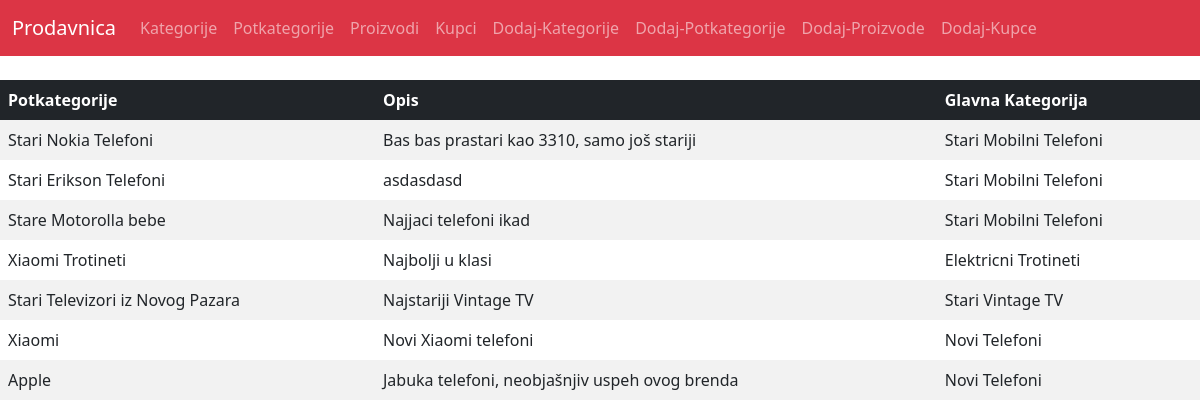
Screenshot of /potkategorije/ with the database file from the repository.
### shop_cms/models.py (models this page shows, shortened)
class Potkategorije(models.Model):
    naziv_potkategorije = models.CharField(max_length=200)
    opis = models.TextField(max_length=4000)
    veza = models.ForeignKey('Kategorije', on_delete=models.SET_NULL, null=True)
    class Meta:
        verbose_name_plural = "Potkategorije"

class Kategorije(models.Model):
    naziv_kategorije = models.CharField(max_length=200)
    def __str__(self):
        return self.naziv_kategorije
    class Meta:
        verbose_name_plural = "Kategorije"#ne bi li u admin panelu pisalo Kategorijes

### shop_cms/views.py (the view)
# urls.py: path('potkategorije/', views.PotkategorijeListView.as_view(), name = 'Potkategorije'),
class PotkategorijeListView(generic.ListView):
    model = Potkategorije

### shop_cms/templates/shop_cms/potkategorije_list.html
{% extends 'base.html' %}
{% block sadrzaj %}
<table class = "table table-striped table-borderless">
    <thead class = "table-dark">
        <tr>
            <th scope="col">Potkategorije</th>
            <th scope="col">Opis</th>
            <th scope="col">Glavna Kategorija</th>
        </tr>
    </thead>
<tbody>
{% for stranica in potkategorije_list %}
<tr>
<td>{{ stranica.naziv_potkategorije }}</td>
<td>{{ stranica.opis }}</td>
<td>{{ stranica.veza }}</td>
</tr>
{% endfor %}
</tbody>
</table>
{% endblock %}

### shop_cms/templates/base.html (shortened to what this page needs)
<!doctype html>
<html lang="en">
  <head>
    <link href="https://cdn.jsdelivr.net/npm/bootstrap@5.1.3/dist/css/bootstrap.min.css" rel="stylesheet">
  </head>
  <body>
    <nav class="navbar navbar-expand-lg navbar-dark bg-danger">
        <div class="container-fluid">
          <a class="navbar-brand" href="{% url 'Proizvodi' %}">Prodavnica</a>
          <div class="collapse navbar-collapse" id="navbarSupportedContent">
            <ul class="navbar-nav me-auto mb-2 mb-lg-0">
              <li class="nav-item">
                <a class="nav-link" href="{% url 'Kategorije' %}">Kategorije</a>
              </li>
              <li class="nav-item">
                <a class="nav-link" href="{% url 'Potkategorije' %}">Potkategorije</a>
              </li>
              <li class="nav-item">
                <a class="nav-link" href="{% url 'Proizvodi' %}">Proizvodi</a>
              </li>
              <li class="nav-item">
                <a class="nav-link" href="{% url 'Kupci' %}">Kupci</a>
              </li>
              <li class="nav-item">
                <a class="nav-link" href="{% url 'Kategorije-add' %}">Dodaj-Kategorije</a>
              </li>
              <li class="nav-item">
                <a class="nav-link" href="{% url 'Potkategorije-add' %}">Dodaj-Potkategorije</a>
              </li>
              <li class="nav-item">
                <a class="nav-link" href="{% url 'Proizvodi-add' %}">Dodaj-Proizvode</a>
              </li>
              <li class="nav-item">
                <a class="nav-link" href="{% url 'Kupci-add' %}">Dodaj-Kupce</a>
              </li>
            </ul>
          </div>
        </div>
      </nav>
      <br>
     {% block sadrzaj %}
     {% endblock %}
  </body>
</html>

### rows the page displays
Potkategorije: naziv_potkategorije "Stari Nokia Telefoni", opis "Bas bas prastari kao 3310, samo još stariji", veza "Stari Mobilni Telefoni"
Potkategorije: naziv_potkategorije "Stari Erikson Telefoni", opis "asdasdasd", veza "Stari Mobilni Telefoni"
Potkategorije: naziv_potkategorije "Stare Motorolla bebe", opis "Najjaci telefoni ikad", veza "Stari Mobilni Telefoni"
Potkategorije: naziv_potkategorije "Xiaomi Trotineti", opis "Najbolji u klasi", veza "Elektricni Trotineti"
Potkategorije: naziv_potkategorije "Stari Televizori iz Novog Pazara", opis "Najstariji Vintage TV", veza "Stari Vintage TV"
Potkategorije: naziv_potkategorije "Xiaomi", opis "Novi Xiaomi telefoni", veza "Novi Telefoni"
Potkategorije: naziv_potkategorije "Apple", opis "Jabuka telefoni, neobjašnjiv uspeh ovog brenda", veza "Novi Telefoni"
